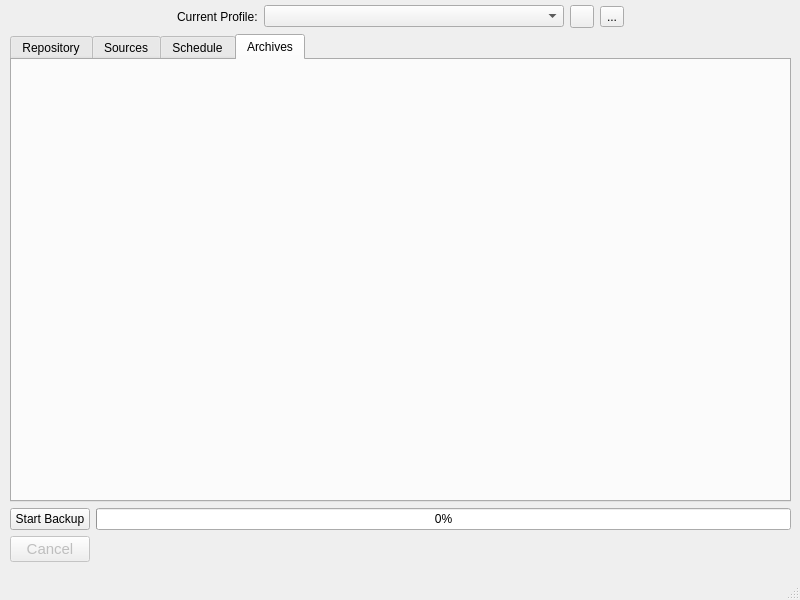
<?xml version="1.0" encoding="UTF-8"?>
<ui version="4.0">
 <class>MainWindow</class>
 <widget class="QMainWindow" name="MainWindow">
  <property name="geometry">
   <rect>
    <x>0</x>
    <y>0</y>
    <width>800</width>
    <height>600</height>
   </rect>
  </property>
  <property name="minimumSize">
   <size>
    <width>800</width>
    <height>600</height>
   </size>
  </property>
  <property name="maximumSize">
   <size>
    <width>800</width>
    <height>600</height>
   </size>
  </property>
  <property name="windowTitle">
   <string>MainWindow</string>
  </property>
  <property name="windowOpacity">
   <double>1.000000000000000</double>
  </property>
  <widget class="QWidget" name="centralwidget">
   <widget class="QWidget" name="verticalLayoutWidget_2">
    <property name="geometry">
     <rect>
      <x>0</x>
      <y>0</y>
      <width>801</width>
      <height>571</height>
     </rect>
    </property>
    <layout class="QVBoxLayout" name="verticalLayout_2">
     <property name="leftMargin">
      <number>10</number>
     </property>
     <property name="topMargin">
      <number>0</number>
     </property>
     <property name="rightMargin">
      <number>10</number>
     </property>
     <property name="bottomMargin">
      <number>0</number>
     </property>
     <item>
      <layout class="QHBoxLayout" name="horizontalLayout">
       <property name="topMargin">
        <number>5</number>
       </property>
       <property name="bottomMargin">
        <number>0</number>
       </property>
       <item>
        <spacer name="horizontalSpacer">
         <property name="orientation">
          <enum>Qt::Horizontal</enum>
         </property>
         <property name="sizeHint" stdset="0">
          <size>
           <width>40</width>
           <height>20</height>
          </size>
         </property>
        </spacer>
       </item>
       <item>
        <widget class="QLabel" name="label">
         <property name="text">
          <string>Current Profile:</string>
         </property>
        </widget>
       </item>
       <item>
        <widget class="QComboBox" name="profileSelector">
         <property name="minimumSize">
          <size>
           <width>300</width>
           <height>0</height>
          </size>
         </property>
        </widget>
       </item>
       <item>
        <widget class="QToolButton" name="profileRenameButton">
         <property name="icon">
          <iconset resource="../icons/collection.qrc">
           <normaloff>:/icons/edit.svg</normaloff>:/icons/edit.svg</iconset>
         </property>
         <property name="iconSize">
          <size>
           <width>16</width>
           <height>16</height>
          </size>
         </property>
        </widget>
       </item>
       <item>
        <widget class="QToolButton" name="profileDeleteButton">
         <property name="text">
          <string>...</string>
         </property>
         <property name="icon">
          <iconset resource="../icons/collection.qrc">
           <normaloff>:/icons/trash.svg</normaloff>:/icons/trash.svg</iconset>
         </property>
        </widget>
       </item>
       <item>
        <spacer name="horizontalSpacer_2">
         <property name="orientation">
          <enum>Qt::Horizontal</enum>
         </property>
         <property name="sizeHint" stdset="0">
          <size>
           <width>40</width>
           <height>20</height>
          </size>
         </property>
        </spacer>
       </item>
      </layout>
     </item>
     <item>
      <widget class="QTabWidget" name="tabWidget">
       <property name="currentIndex">
        <number>3</number>
       </property>
       <property name="documentMode">
        <bool>false</bool>
       </property>
       <property name="tabsClosable">
        <bool>false</bool>
       </property>
       <widget class="QWidget" name="repoTabSlot">
        <property name="sizePolicy">
         <sizepolicy hsizetype="Expanding" vsizetype="Expanding">
          <horstretch>0</horstretch>
          <verstretch>0</verstretch>
         </sizepolicy>
        </property>
        <attribute name="title">
         <string>Repository</string>
        </attribute>
       </widget>
       <widget class="QWidget" name="sourceTabSlot">
        <attribute name="title">
         <string>Sources</string>
        </attribute>
       </widget>
       <widget class="QWidget" name="scheduleTabSlot">
        <attribute name="title">
         <string>Schedule</string>
        </attribute>
       </widget>
       <widget class="QWidget" name="archiveTabSlot">
        <attribute name="title">
         <string>Archives</string>
        </attribute>
       </widget>
      </widget>
     </item>
     <item>
      <layout class="QGridLayout" name="gridLayout">
       <item row="1" column="1" alignment="Qt::AlignTop">
        <widget class="QLabel" name="createProgressText">
         <property name="sizePolicy">
          <sizepolicy hsizetype="Preferred" vsizetype="Fixed">
           <horstretch>0</horstretch>
           <verstretch>0</verstretch>
          </sizepolicy>
         </property>
         <property name="minimumSize">
          <size>
           <width>0</width>
           <height>35</height>
          </size>
         </property>
         <property name="font">
          <font>
           <pointsize>10</pointsize>
          </font>
         </property>
         <property name="text">
          <string/>
         </property>
         <property name="alignment">
          <set>Qt::AlignLeading|Qt::AlignLeft|Qt::AlignTop</set>
         </property>
         <property name="wordWrap">
          <bool>true</bool>
         </property>
        </widget>
       </item>
       <item row="1" column="0" alignment="Qt::AlignTop">
        <widget class="QPushButton" name="cancelButton">
         <property name="enabled">
          <bool>false</bool>
         </property>
         <property name="font">
          <font>
           <pointsize>11</pointsize>
          </font>
         </property>
         <property name="autoFillBackground">
          <bool>false</bool>
         </property>
         <property name="text">
          <string>Cancel</string>
         </property>
         <property name="flat">
          <bool>false</bool>
         </property>
        </widget>
       </item>
       <item row="0" column="1">
        <widget class="QProgressBar" name="createProgress">
         <property name="enabled">
          <bool>true</bool>
         </property>
         <property name="palette">
          <palette>
           <active>
            <colorrole role="Highlight">
             <brush brushstyle="SolidPattern">
              <color alpha="255">
               <red>255</red>
               <green>151</green>
               <blue>41</blue>
              </color>
             </brush>
            </colorrole>
           </active>
           <inactive>
            <colorrole role="Highlight">
             <brush brushstyle="SolidPattern">
              <color alpha="255">
               <red>255</red>
               <green>151</green>
               <blue>41</blue>
              </color>
             </brush>
            </colorrole>
           </inactive>
           <disabled>
            <colorrole role="Highlight">
             <brush brushstyle="SolidPattern">
              <color alpha="255">
               <red>220</red>
               <green>220</green>
               <blue>220</blue>
              </color>
             </brush>
            </colorrole>
           </disabled>
          </palette>
         </property>
         <property name="value">
          <number>0</number>
         </property>
         <property name="textVisible">
          <bool>true</bool>
         </property>
        </widget>
       </item>
       <item row="0" column="0">
        <widget class="QPushButton" name="createStartBtn">
         <property name="enabled">
          <bool>true</bool>
         </property>
         <property name="text">
          <string>Start Backup</string>
         </property>
         <property name="checkable">
          <bool>false</bool>
         </property>
        </widget>
       </item>
      </layout>
     </item>
    </layout>
   </widget>
  </widget>
  <widget class="QStatusBar" name="statusbar"/>
  <action name="actionLatest">
   <property name="text">
    <string>Latest</string>
   </property>
  </action>
  <action name="actionResetApp">
   <property name="text">
    <string>Reset App</string>
   </property>
  </action>
 </widget>
 <resources>
  <include location="../icons/collection.qrc"/>
 </resources>
 <connections/>
</ui>
